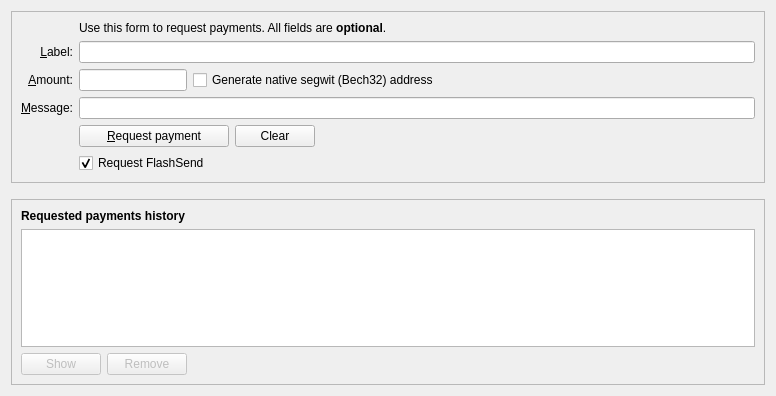
<?xml version="1.0" encoding="UTF-8"?>
<ui version="4.0">
 <class>ReceiveCoinsDialog</class>
 <widget class="QWidget" name="ReceiveCoinsDialog">
  <property name="geometry">
   <rect>
    <x>0</x>
    <y>0</y>
    <width>776</width>
    <height>396</height>
   </rect>
  </property>
  <layout class="QVBoxLayout" name="verticalLayout" stretch="0,0,1">
   <item>
    <widget class="QFrame" name="frame2">
     <property name="sizePolicy">
      <sizepolicy hsizetype="Preferred" vsizetype="Expanding">
       <horstretch>0</horstretch>
       <verstretch>0</verstretch>
      </sizepolicy>
     </property>
     <property name="frameShape">
      <enum>QFrame::StyledPanel</enum>
     </property>
     <property name="frameShadow">
      <enum>QFrame::Sunken</enum>
     </property>
     <layout class="QVBoxLayout" name="verticalLayout_3">
      <item>
       <layout class="QGridLayout" name="gridLayout">
        <item row="5" column="0">
         <widget class="QLabel" name="label">
          <property name="toolTip">
           <string>An optional amount to request. Leave this empty or zero to not request a specific amount.</string>
          </property>
          <property name="text">
           <string>&amp;Amount:</string>
          </property>
          <property name="alignment">
           <set>Qt::AlignRight|Qt::AlignTrailing|Qt::AlignVCenter</set>
          </property>
          <property name="buddy">
           <cstring>reqAmount</cstring>
          </property>
         </widget>
        </item>
        <item row="6" column="0">
         <widget class="QLabel" name="label_3">
          <property name="toolTip">
           <string>An optional message to attach to the payment request, which will be displayed when the request is opened. Note: The message will not be sent with the payment over the QTIPARRAY network.</string>
          </property>
          <property name="text">
           <string>&amp;Message:</string>
          </property>
          <property name="alignment">
           <set>Qt::AlignRight|Qt::AlignTrailing|Qt::AlignVCenter</set>
          </property>
          <property name="buddy">
           <cstring>reqMessage</cstring>
          </property>
         </widget>
        </item>
        <item row="4" column="2">
         <widget class="QLineEdit" name="reqLabel">
          <property name="toolTip">
           <string>An optional label to associate with the new receiving address.</string>
          </property>
         </widget>
        </item>
        <item row="2" column="2">
         <widget class="QLabel" name="label_5">
          <property name="text">
           <string>Use this form to request payments. All fields are &lt;b&gt;optional&lt;/b&gt;.</string>
          </property>
         </widget>
        </item>
        <item row="4" column="0">
         <widget class="QLabel" name="label_2">
          <property name="toolTip">
           <string>An optional label to associate with the new receiving address.</string>
          </property>
          <property name="text">
           <string>&amp;Label:</string>
          </property>
          <property name="alignment">
           <set>Qt::AlignRight|Qt::AlignTrailing|Qt::AlignVCenter</set>
          </property>
          <property name="buddy">
           <cstring>reqLabel</cstring>
          </property>
         </widget>
        </item>
        <item row="6" column="2">
         <widget class="QLineEdit" name="reqMessage">
          <property name="toolTip">
           <string>An optional message to attach to the payment request, which will be displayed when the request is opened. Note: The message will not be sent with the payment over the QTIPARRAY network.</string>
          </property>
         </widget>
        </item>
        <item row="7" column="2">
         <layout class="QHBoxLayout" name="horizontalLayout">
          <item>
           <widget class="QPushButton" name="receiveButton">
            <property name="minimumSize">
             <size>
              <width>150</width>
              <height>0</height>
             </size>
            </property>
            <property name="text">
             <string>&amp;Request payment</string>
            </property>
            <property name="icon">
             <iconset resource="../sin.qrc">
              <normaloff>:/icons/receiving_addresses</normaloff>:/icons/receiving_addresses</iconset>
            </property>
           </widget>
          </item>
          <item>
           <widget class="QPushButton" name="clearButton">
            <property name="sizePolicy">
             <sizepolicy hsizetype="Minimum" vsizetype="Fixed">
              <horstretch>0</horstretch>
              <verstretch>0</verstretch>
             </sizepolicy>
            </property>
            <property name="toolTip">
             <string>Clear all fields of the form.</string>
            </property>
            <property name="text">
             <string>Clear</string>
            </property>
            <property name="icon">
             <iconset resource="../sin.qrc">
              <normaloff>:/icons/remove</normaloff>:/icons/remove</iconset>
            </property>
            <property name="autoDefault">
             <bool>false</bool>
            </property>
           </widget>
          </item>
          <item>
           <spacer name="horizontalSpacer">
            <property name="orientation">
             <enum>Qt::Horizontal</enum>
            </property>
            <property name="sizeHint" stdset="0">
             <size>
              <width>40</width>
              <height>20</height>
             </size>
            </property>
           </spacer>
          </item>
         </layout>
        </item>
        <item row="7" column="0">
         <widget class="QLabel" name="label_7">
          <property name="text">
           <string/>
          </property>
         </widget>
        </item>
        <item row="8" column="2">
         <widget class="QCheckBox" name="checkUseInstantSend">
          <property name="text">
           <string>Request FlashSend</string>
          </property>
          <property name="checked">
           <bool>true</bool>
          </property>
         </widget>
        </item>
        <item row="5" column="2">
         <layout class="QHBoxLayout" name="horizontalLayout_6">
          <item>
           <widget class="QTIPARRAYAmountField" name="reqAmount">
            <property name="sizePolicy">
             <sizepolicy hsizetype="Fixed" vsizetype="Fixed">
              <horstretch>0</horstretch>
              <verstretch>0</verstretch>
             </sizepolicy>
            </property>
            <property name="minimumSize">
             <size>
              <width>80</width>
              <height>0</height>
             </size>
            </property>
            <property name="maximumSize">
             <size>
              <width>1000</width>
              <height>100</height>
             </size>
            </property>
            <property name="toolTip">
             <string>An optional amount to request. Leave this empty or zero to not request a specific amount.</string>
            </property>
           </widget>
          </item>
          <item>
           <widget class="QCheckBox" name="useBech32">
            <property name="sizePolicy">
             <sizepolicy hsizetype="Fixed" vsizetype="Fixed">
              <horstretch>0</horstretch>
              <verstretch>0</verstretch>
             </sizepolicy>
            </property>
            <property name="maximumSize">
             <size>
              <width>1000</width>
              <height>16777215</height>
             </size>
            </property>
            <property name="focusPolicy">
             <enum>Qt::StrongFocus</enum>
            </property>
            <property name="toolTip">
             <string>Native segwit addresses (aka Bech32 or BIP-173) reduce your transaction fees later on and offer better protection against typos, but old wallets don't support them. When unchecked, an address compatible with older wallets will be created instead.</string>
            </property>
            <property name="text">
             <string>Generate native segwit (Bech32) address</string>
            </property>
           </widget>
          </item>
          <item>
           <spacer name="horizontalSpacer_3">
            <property name="orientation">
             <enum>Qt::Horizontal</enum>
            </property>
            <property name="sizeHint" stdset="0">
             <size>
              <width>0</width>
              <height>0</height>
             </size>
            </property>
           </spacer>
          </item>
         </layout>
        </item>
       </layout>
      </item>
     </layout>
    </widget>
   </item>
   <item>
    <spacer name="verticalSpacer_2">
     <property name="orientation">
      <enum>Qt::Vertical</enum>
     </property>
     <property name="sizeHint" stdset="0">
      <size>
       <width>20</width>
       <height>10</height>
      </size>
     </property>
    </spacer>
   </item>
   <item>
    <widget class="QFrame" name="frame">
     <property name="sizePolicy">
      <sizepolicy hsizetype="Preferred" vsizetype="Expanding">
       <horstretch>0</horstretch>
       <verstretch>0</verstretch>
      </sizepolicy>
     </property>
     <property name="frameShape">
      <enum>QFrame::StyledPanel</enum>
     </property>
     <property name="frameShadow">
      <enum>QFrame::Raised</enum>
     </property>
     <layout class="QVBoxLayout" name="verticalLayout_2">
      <item>
       <widget class="QLabel" name="label_6">
        <property name="font">
         <font>
          <weight>75</weight>
          <bold>true</bold>
         </font>
        </property>
        <property name="text">
         <string>Requested payments history</string>
        </property>
       </widget>
      </item>
      <item>
       <widget class="QTableView" name="recentRequestsView">
        <property name="contextMenuPolicy">
         <enum>Qt::CustomContextMenu</enum>
        </property>
        <property name="tabKeyNavigation">
         <bool>false</bool>
        </property>
        <property name="sortingEnabled">
         <bool>true</bool>
        </property>
       </widget>
      </item>
      <item>
       <layout class="QHBoxLayout" name="horizontalLayout_2">
        <item>
         <widget class="QPushButton" name="showRequestButton">
          <property name="enabled">
           <bool>false</bool>
          </property>
          <property name="toolTip">
           <string>Show the selected request (does the same as double clicking an entry)</string>
          </property>
          <property name="text">
           <string>Show</string>
          </property>
          <property name="icon">
           <iconset resource="../sin.qrc">
            <normaloff>:/icons/edit</normaloff>:/icons/edit</iconset>
          </property>
          <property name="autoDefault">
           <bool>false</bool>
          </property>
         </widget>
        </item>
        <item>
         <widget class="QPushButton" name="removeRequestButton">
          <property name="enabled">
           <bool>false</bool>
          </property>
          <property name="toolTip">
           <string>Remove the selected entries from the list</string>
          </property>
          <property name="text">
           <string>Remove</string>
          </property>
          <property name="icon">
           <iconset resource="../sin.qrc">
            <normaloff>:/icons/remove</normaloff>:/icons/remove</iconset>
          </property>
          <property name="autoDefault">
           <bool>false</bool>
          </property>
         </widget>
        </item>
        <item>
         <spacer name="horizontalSpacer_2">
          <property name="orientation">
           <enum>Qt::Horizontal</enum>
          </property>
          <property name="sizeHint" stdset="0">
           <size>
            <width>40</width>
            <height>20</height>
           </size>
          </property>
         </spacer>
        </item>
       </layout>
      </item>
     </layout>
    </widget>
   </item>
  </layout>
 </widget>
 <customwidgets>
  <customwidget>
   <class>QTIPARRAYAmountField</class>
   <extends>QLineEdit</extends>
   <header>qt/sinamountfield.h</header>
   <container>1</container>
  </customwidget>
 </customwidgets>
 <tabstops>
  <tabstop>reqLabel</tabstop>
  <tabstop>reqAmount</tabstop>
  <tabstop>useBech32</tabstop>
  <tabstop>reqMessage</tabstop>
  <tabstop>receiveButton</tabstop>
  <tabstop>clearButton</tabstop>
  <tabstop>recentRequestsView</tabstop>
  <tabstop>showRequestButton</tabstop>
  <tabstop>removeRequestButton</tabstop>
 </tabstops>
 <resources>
  <include location="../sin.qrc"/>
 </resources>
 <connections/>
</ui>
